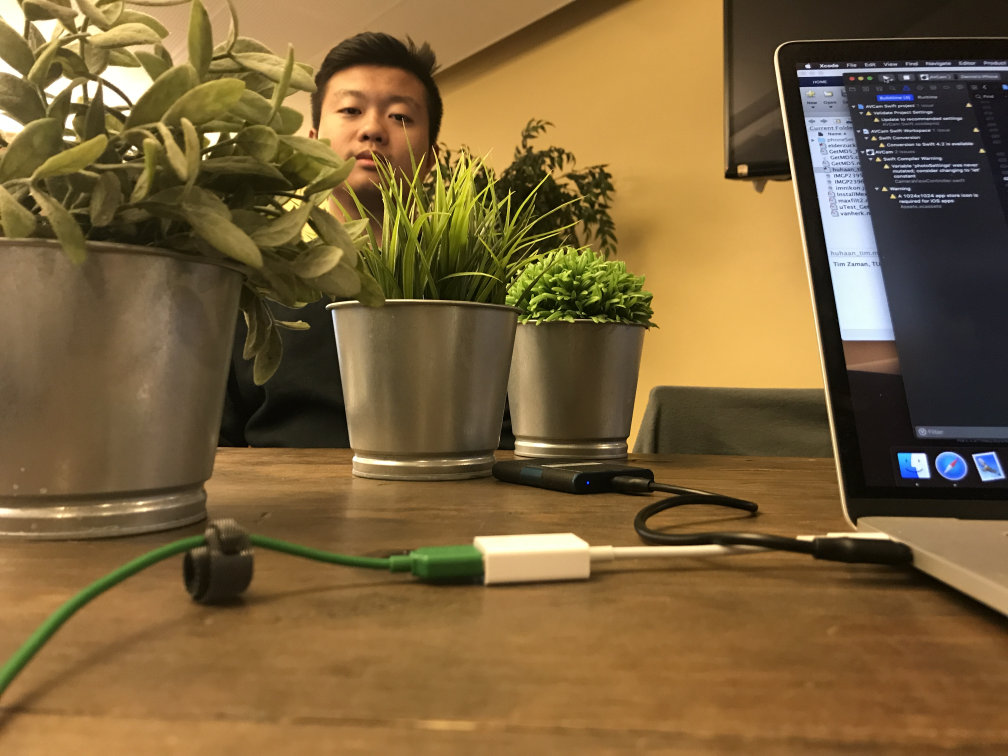
//> input picture PP/IMG_8496.JPG, 4032 x 3024 px, given in place of IMGP2396.JPG, which was not available (shown at 1/4 size)
$ ./main   (built with g++ and OpenCV 4)
//> lines starting //> are read from the running program, lines starting //| are printed output that depends on the picture; after the words box and inside, x2 and y2 are one past the last pixel; in counts of white or black regions, pixels touching at a corner belong together; pictures that were not available may be replaced by others from this repository, and a replacement may not be noted
//
//  main.cpp
//  huhann
//
//  Created by Dennis Ren on 10/16/18.
//  Copyright © 2018 Dennis Ren. All rights reserved.
//

#include <iostream>

#include <chrono>
#include <opencv2/opencv.hpp>
cv::Mat huHann(cv::Mat img);


int main(int argc, const char * argv[]) {
    // insert code here...
    std::cout << "Hello, World!\n";
    cv::Mat img;
    img= cv::imread("/Users/dennisren/Downloads/IMGP2396.JPG",CV_LOAD_IMAGE_GRAYSCALE );
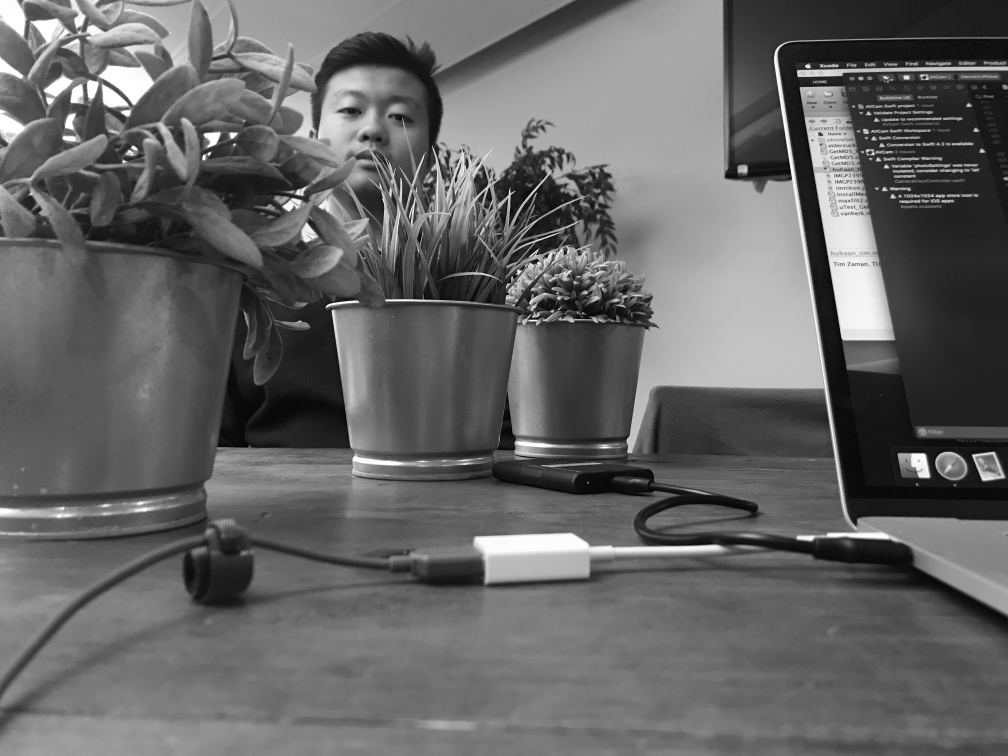
//> img: 3024 rows x 4032 cols, CV_8UC1 (shown at 1/4 size); min 0, max 255, mean 100.9
    cv::Mat result;
    auto start = std::chrono::high_resolution_clock::now();
    result = huHann(img);
    auto stop =  std::chrono::high_resolution_clock::now();
    auto duration = std::chrono::duration_cast<std::chrono::microseconds>(stop - start);

    // To get the value of duration use the count()
    // member function on the duration object
    std::cout << duration.count() << std::endl;
//std::cout<<result;
    cv::imwrite("/Users/dennisren/alpha.png", result*255);
    return 0;
}


//def huHann(img): # input 2d image
cv::Mat huHann(cv::Mat img){
//
//#print("step 0")
//
//#print("step 1")
    int sigmaA=7;
    int sigmaB=9;
//sigmaA=8
//sigmaB=10
//#print("step 2")
//sigmaMax=max(sigmaA,sigmaB)
    int sigmaMax=std::max(sigmaA,sigmaB);

//fsz=[sigmaMax, sigmaMax] # function size
//#print("step 3")
//kernelA=matlab_style_gauss2D(fsz,sigmaA)
//kernelB=matlab_style_gauss2D(fsz,sigmaB)
//#print("step 4")
    cv::Mat imgA;
    cv::GaussianBlur( img, imgA, cv::Size(sigmaMax,sigmaMax), sigmaA, sigmaA );
    cv::Mat imgB;
    cv::GaussianBlur( img, imgB, cv::Size(sigmaMax,sigmaMax), sigmaB, sigmaB );
//#print("step 5")
    cv::Mat R1=img-imgA;
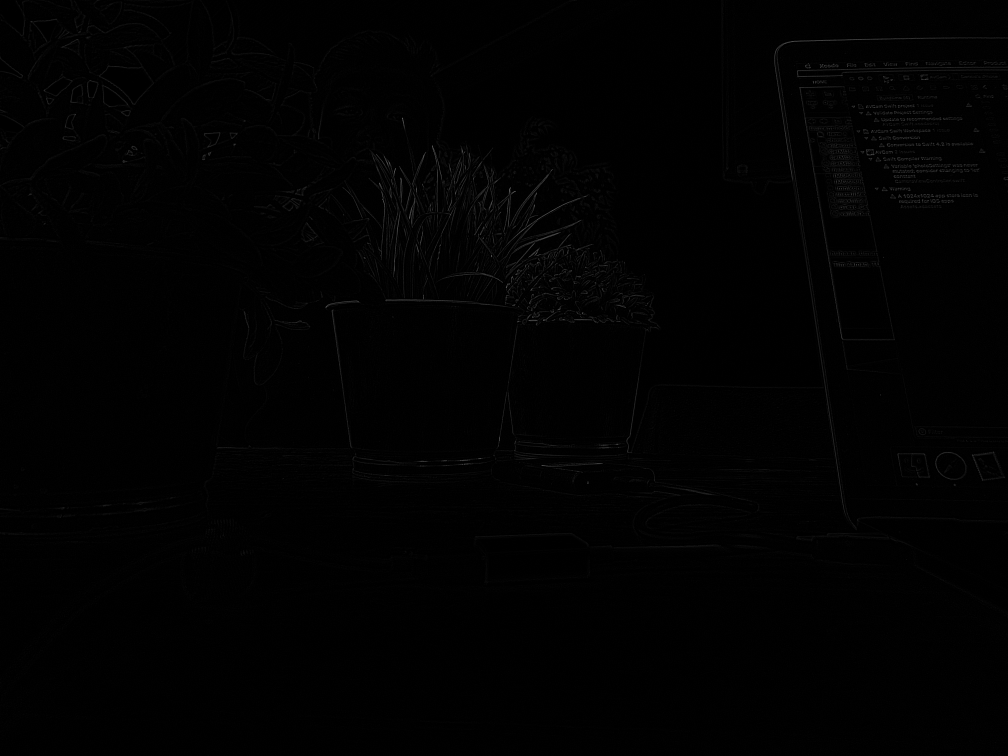
//> R1: 3024 rows x 4032 cols, CV_8UC1 (shown at 1/4 size); min 0, max 178, mean 1.4
    cv::Mat R2=imgA-imgB;
//#print("step 6")
//#print("step 7")
//R=np.divide(R1,R2)
    cv::Mat R;
    cv::divide(R1,R2,R);
//R[R == -inf] = 0
//R[R == inf] = 0
//R=np.nan_to_num(R)
//#print("step 8")
//Rf=scipy.ndimage.maximum_filter(R,size=8)
    cv::Mat kernel;
    kernel = cv::getStructuringElement( cv::MORPH_RECT,cv::Size(8,8));
    cv::Mat Rf;
    // Perform max filtering on image using dilate
    cv::dilate(R, Rf, kernel);
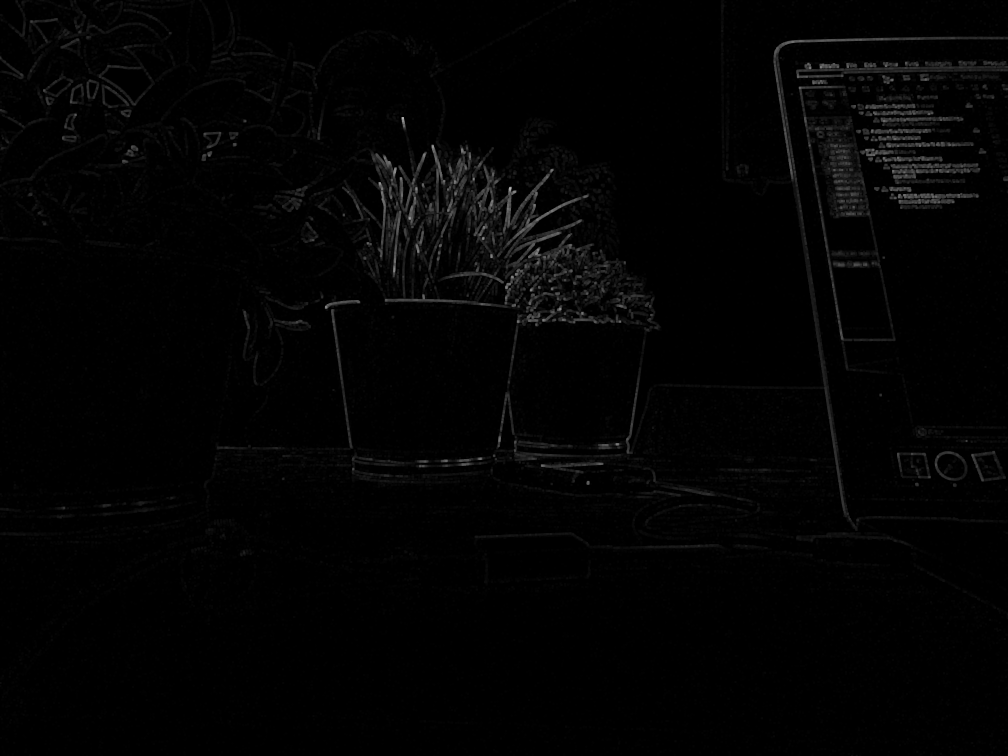
//> Rf: 3024 rows x 4032 cols, CV_8UC1 (shown at 1/4 size); min 0, max 178, mean 3.1
//#print("step 9")
//blurmap=np.divide((np.multiply(sigmaA,sigmaB)),(np.multiply((sigmaB-sigmaA),Rf)+sigmaB))
    cv::Mat blurmap;
    cv::divide(sigmaA*sigmaB,(sigmaB-sigmaA)*Rf+sigmaB,blurmap);
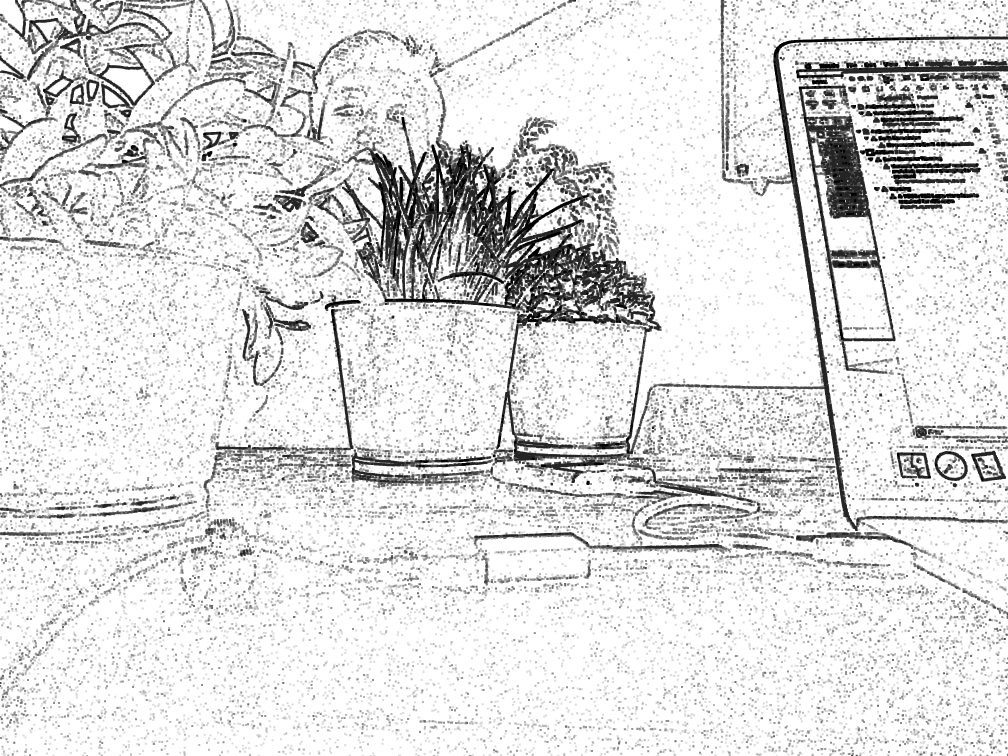
//> blurmap: 3024 rows x 4032 cols, CV_8UC1 (shown at 1/4 size); min 0, max 7, mean 6.1; drawn with min black and max white
//#print("step 10")
    blurmap= 1/(8-blurmap);
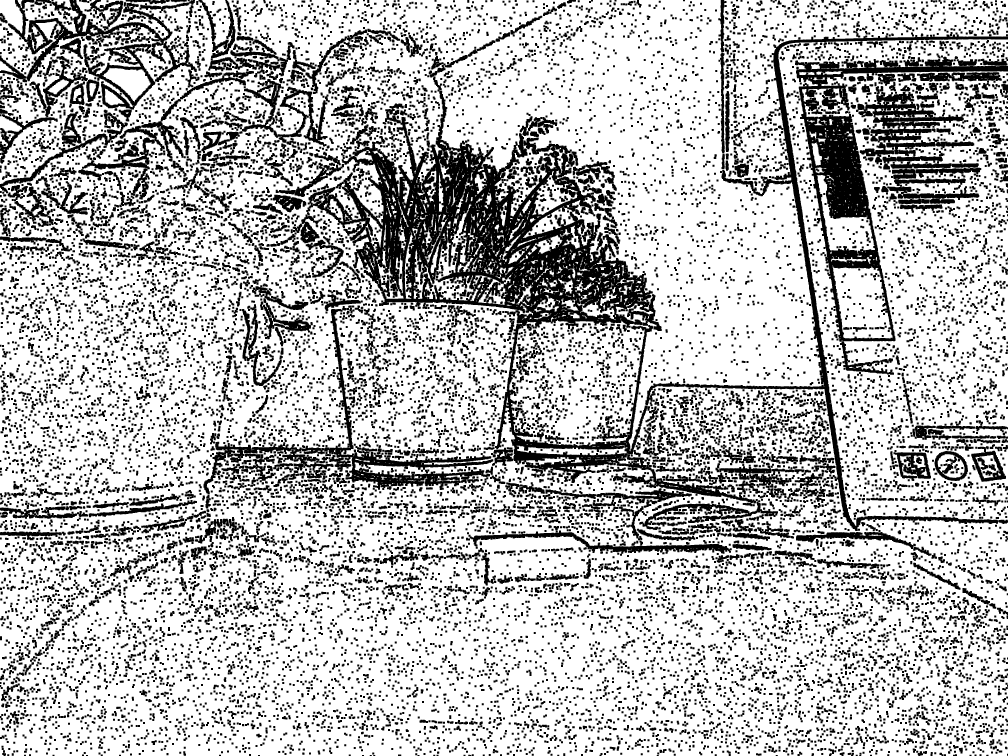
//> blurmap: 3024 rows x 4032 cols, CV_8UC1 (shown at 1/4 size); values 0 (black) and 1 (white), 73.4% white; 16496 black regions, largest, box (x1, y1, x2, y2) and area: (1225, 306, 3031, 2025) 515213, (3180, 227, 4032, 1499) 144373, (2581, 130, 4032, 2124) 78933

    return blurmap;

}
